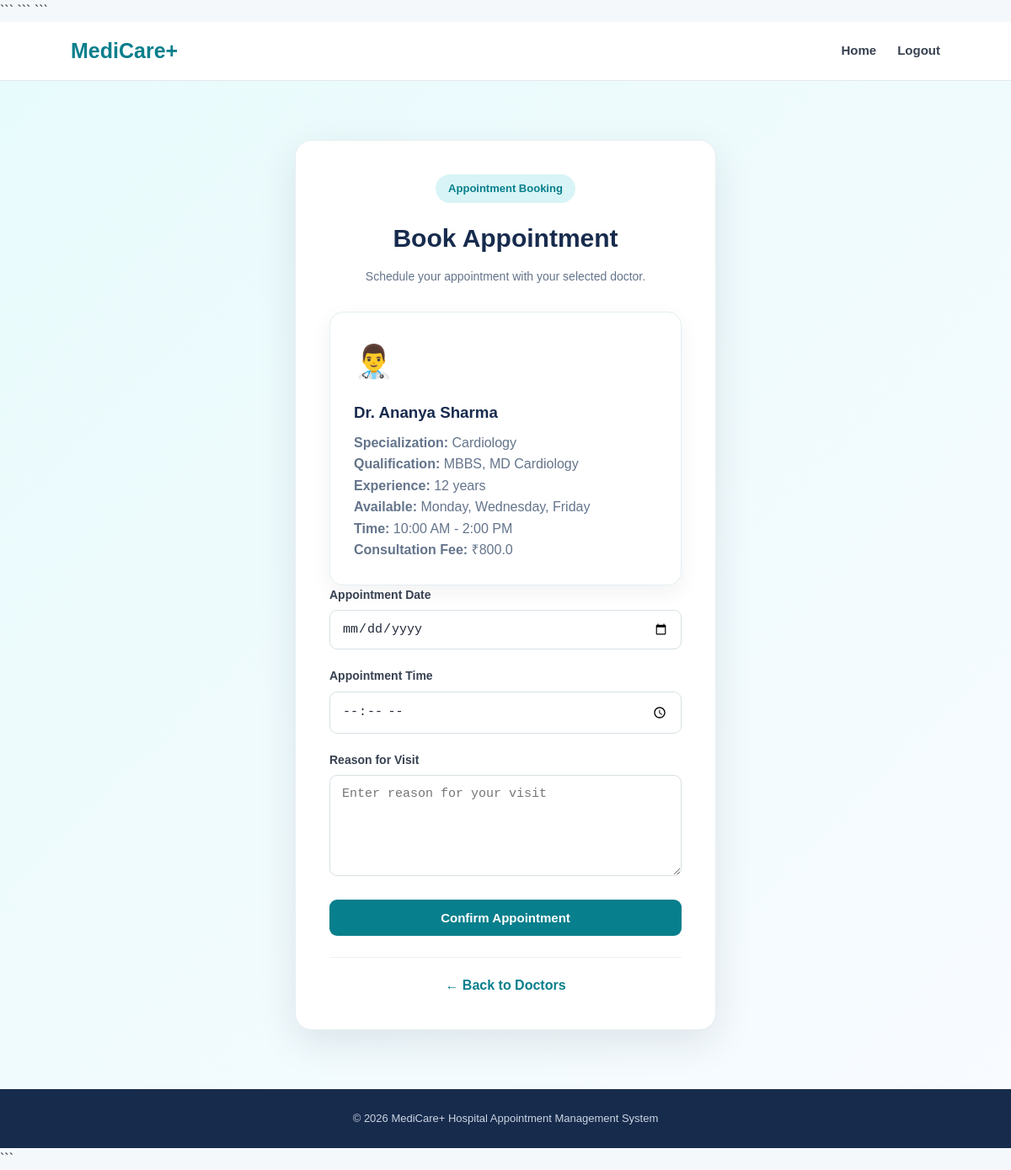
Page /patient/book/1 (signed in) on the committed database.
### tables this page shows
CREATE TABLE doctors (
            id INTEGER PRIMARY KEY AUTOINCREMENT,
            name TEXT NOT NULL,
            specialization TEXT NOT NULL,
            qualification TEXT,
            experience INTEGER DEFAULT 0,
            phone TEXT,
            email TEXT,
            available_days TEXT,
            available_time TEXT,
            consultation_fee REAL DEFAULT 0,
            status TEXT DEFAULT 'Active',
            created_at TEXT DEFAULT CURRENT_TIMESTAMP
        );

### app.py (the view, shortened to what this page needs)
@app.route(
    "/patient/book/<int:doctor_id>",
    methods=["GET", "POST"]
)
@role_required("patient")
def book_appointment(doctor_id):
    conn = get_db()
    doctor = conn.execute("""
        SELECT *
        FROM doctors
        WHERE id = ?
        AND status = 'Active'
    """, (doctor_id,)).fetchone()
    conn.close()
    return render_template(
        "patient/book_appointment.html",
        doctor=doctor
    )

### app.py (called while the page is built, shortened)
def get_db():
    conn = sqlite3.connect(DATABASE)
    conn.row_factory = sqlite3.Row
    return conn

def role_required(role):
    def decorator(function):
        @wraps(function)
        def decorated_function(*args, **kwargs):
            return function(*args, **kwargs)
        return decorated_function
    return decorator

### templates/patient/book_appointment.html (shortened to what this page needs)
{% extends "base.html" %}
{% block content %}
<section class="auth-section">
    <div class="auth-card">
        <div class="auth-header">
            <span class="badge">Appointment Booking</span>
            <h1>Book Appointment</h1>
            <p>
                Schedule your appointment with your selected doctor.
            </p>
        </div>
        <div class="dashboard-card">
            <div class="feature-icon">👨‍⚕️</div>
            <h3>{{ doctor['name'] }}</h3>
            <p>
                <strong>Specialization:</strong>
                {{ doctor['specialization'] }}
            </p>
            <p>
                <strong>Qualification:</strong>
                {{ doctor['qualification'] }}
            </p>
            <p>
                <strong>Experience:</strong>
                {{ doctor['experience'] }} years
            </p>
            <p>
                <strong>Available:</strong>
                {{ doctor['available_days'] }}
            </p>
            <p>
                <strong>Time:</strong>
                {{ doctor['available_time'] }}
            </p>
            <p>
                <strong>Consultation Fee:</strong>
                ₹{{ doctor['consultation_fee'] }}
            </p>
        </div>
        <form
            method="POST"
            action="{{ url_for('book_appointment', doctor_id=doctor['id']) }}"
        >
            <div class="form-group">
                <label for="appointment_date">
                    Appointment Date
                </label>
                <input
                    type="date"
                    id="appointment_date"
                    name="appointment_date"
                    required
                >
            </div>
            <div class="form-group">
                <label for="appointment_time">
                    Appointment Time
                </label>
                <input
                    type="time"
                    id="appointment_time"
                    name="appointment_time"
                    required
                >
            </div>
            <div class="form-group">
                <label for="reason">
                    Reason for Visit
                </label>
                <textarea
                    id="reason"
                    name="reason"
                    rows="4"
                    placeholder="Enter reason for your visit"
                    required
                ></textarea>
            </div>
            <button
                type="submit"
                class="btn primary auth-btn"
            >
                Confirm Appointment
            </button>
        </form>
        <div class="auth-footer">
            <a href="{{ url_for('doctors') }}">
                ← Back to Doctors
            </a>
        </div>
    </div>
</section>
{% endblock %}

### static/css/style.css (style rules this page uses)
* { margin: 0; padding: 0; box-sizing: border-box; }
html { scroll-behavior: smooth; }
body { font-family: Arial, Helvetica, sans-serif; background: #f4f8fb; color: #1f2937; line-height: 1.6; }
.badge { display: inline-block; padding: 7px 15px; background: #d8f4f6; color: #087f8c; border-radius: 30px; font-size: 13px; font-weight: 700; margin-bottom: 18px; }
.btn { display: inline-block; padding: 13px 25px; border-radius: 9px; text-decoration: none; font-weight: 700; font-size: 15px; border: none; cursor: pointer; transition: 0.3s; }
.btn.primary { background: #087f8c; color: #ffffff; }
.feature-icon { font-size: 38px; margin-bottom: 15px; }
.auth-section { min-height: calc(100vh - 140px); padding: 70px 20px; display: flex; align-items: center; justify-content: center; background: linear-gradient(135deg, #e8fbfc, #f8fbff); }
.auth-card { width: 100%; max-width: 500px; background: #ffffff; padding: 40px; border-radius: 20px; border: 1px solid #e5eef2; box-shadow: 0 15px 45px rgba(31, 41, 55, 0.1); }
.auth-header { text-align: center; margin-bottom: 30px; }
.auth-header h1 { color: #172b4d; font-size: 30px; margin-bottom: 10px; }
.auth-header p { color: #64748b; font-size: 14px; }
.form-group { margin-bottom: 20px; }
.form-group label { display: block; margin-bottom: 7px; color: #374151; font-weight: 700; font-size: 14px; }
.form-group input, .form-group select, .form-group textarea { width: 100%; padding: 13px 14px; border: 1px solid #d7e1e5; border-radius: 9px; outline: none; background: #ffffff; color: #1f2937; font-size: 15px; }
.form-group textarea { min-height: 120px; resize: vertical; }
.auth-btn { width: 100%; }
.auth-footer { text-align: center; margin-top: 25px; padding-top: 20px; border-top: 1px solid #edf1f2; }
.auth-footer a { color: #087f8c; font-weight: 700; text-decoration: none; }
.dashboard-card { background: #ffffff; padding: 28px; border-radius: 16px; border: 1px solid #e5eef2; box-shadow: 0 8px 25px rgba(31, 41, 55, 0.06); }
.dashboard-card h3 { color: #172b4d; margin-bottom: 8px; }
.dashboard-card p { color: #64748b; }

### rows in the picture
doctors: name "Dr. Ananya Sharma", specialization "Cardiology", qualification "MBBS, MD Cardiology", experience "12", available_days "Monday, Wednesday, Friday", available_time "10:00 AM - 2:00 PM", consultation_fee "800.0"
